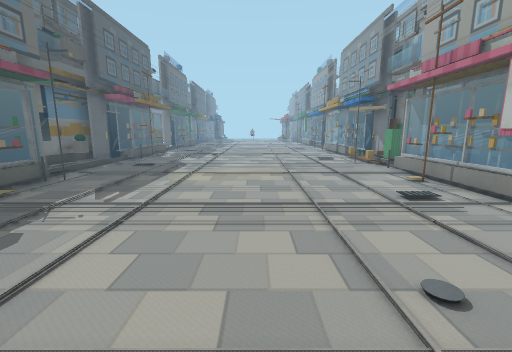
View 1 (above)

18 first-person views from a walk through a Unity game level. The camera is 1.4 m above the floor, tilts 10° down and sees 90° across. Doors are open. The floor is counted in squares, 1 m on a side. Each view is taken from the middle of a square. On the plan, view 1 faces up. The plan holds only what a view shows up to about 13 squares ahead; the rest is blank. The place goes on beyond the plan. The player character is not drawn. Some surface patterns are stand-ins.

View 2
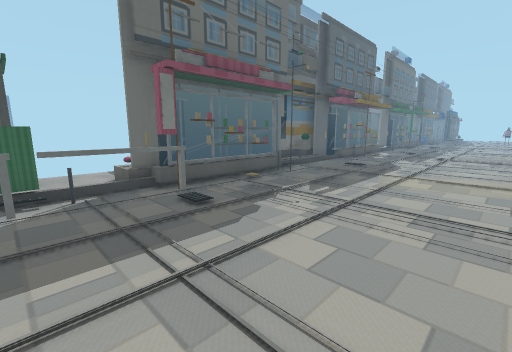

View 3
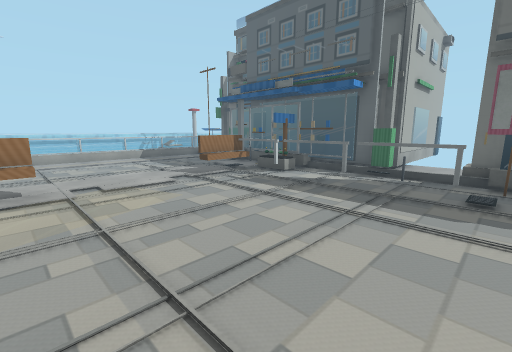

View 4
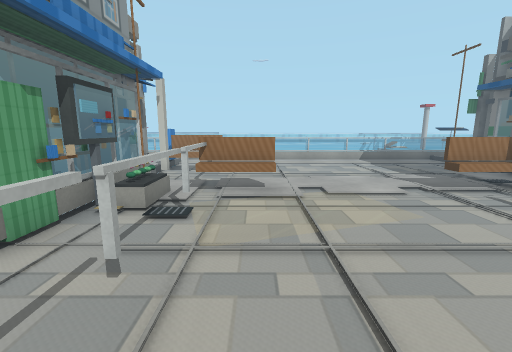

View 5
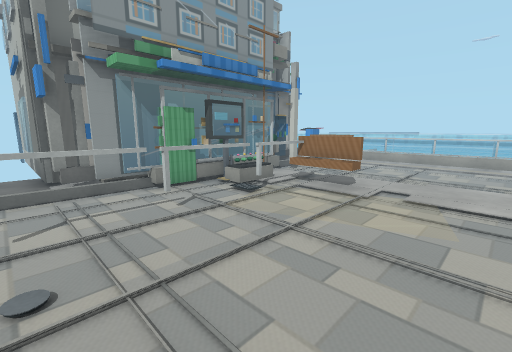

View 6
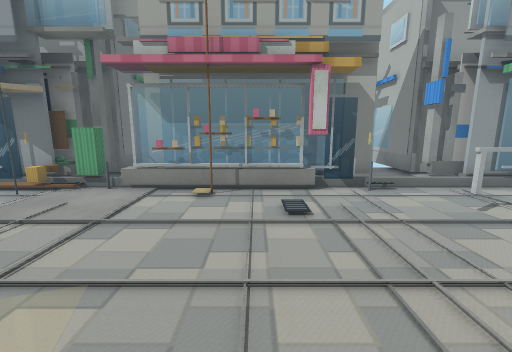

View 7
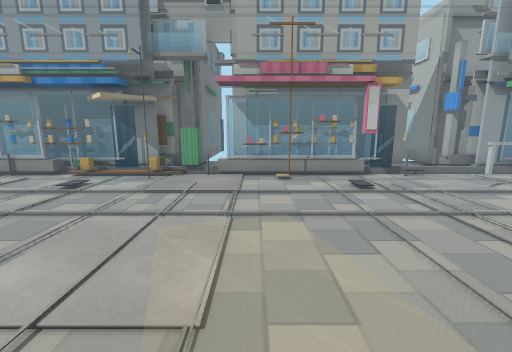

View 8
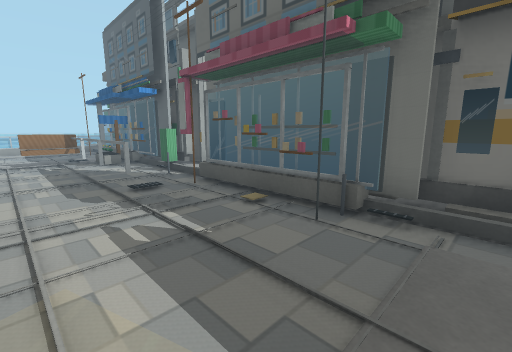

View 9
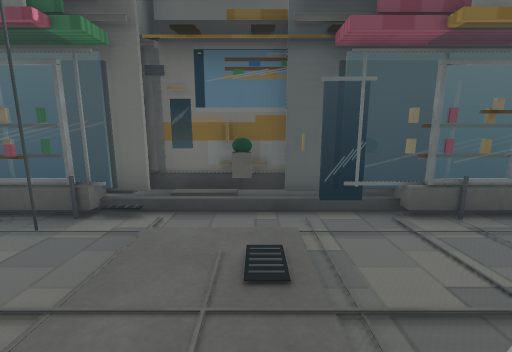

View 10
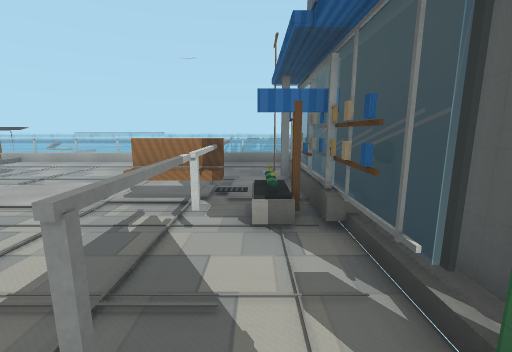

View 11
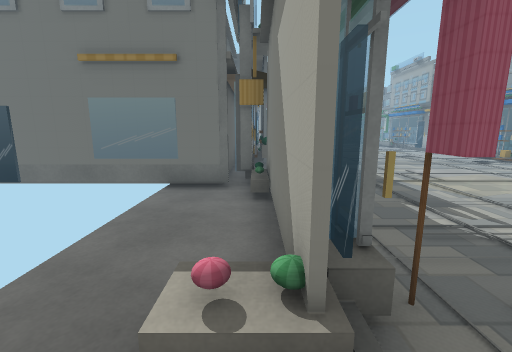

View 12
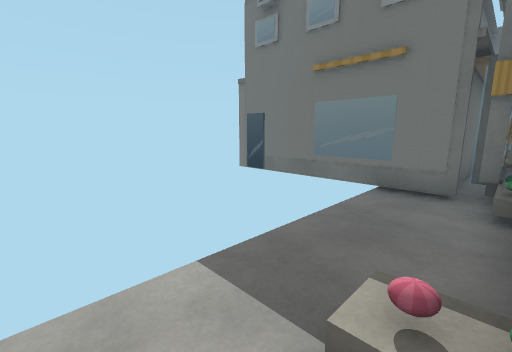

View 13
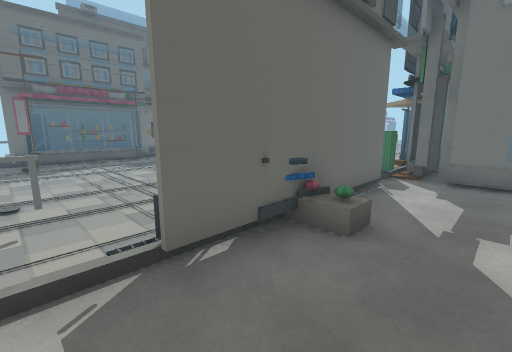

View 14
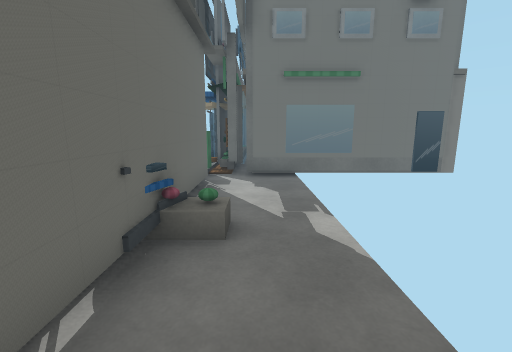

View 15
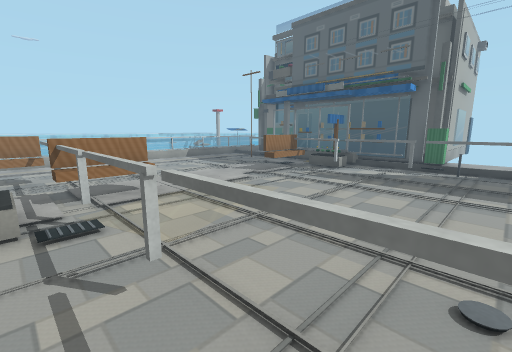

View 16
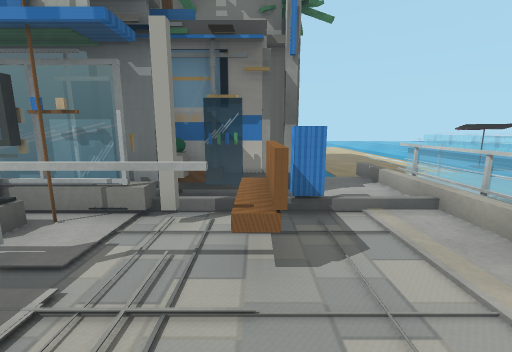

View 17
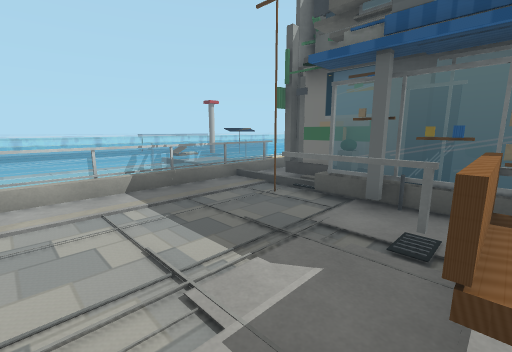

View 18
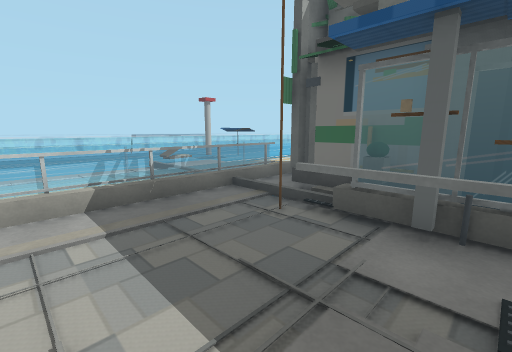

### Floor plan
Key: @ floor where view 1 was taken; # wall or solid block; x gap in a wall; . floor; / step, stairs or slope; = window, fence, low wall or low ledge; ~ liquid the walk can cross; ≈ liquid the walk keeps out of; T thing the floor can be seen under or through; O other object.
Columns run from 13 left of view 1 to 14 right of it. Each row starts with its distance up from view 1.
 13        O.........OO
 12      # OO.........OO
 11      ###.........OO##
 10      #O...........O##=#
  9      ##...........O...
  8    #=##/..........OO..
  7    #..#OO.........OO..
  6     ...O..........O...
  5     ...O..........OOO.
  4     ...O..........##..
  3     .. O..........O#..
  2     ..O..T......T.....
  1     ...O.T......T..##=#
  0 ####=##O.T...@..T.=#
 -1      ##=.T......T. #
 -2       #OO.........O#
 -3        Ox#......#OO
 -4        O.#O....O#.O
 -5        O.#......#.O
 -6       #O.#......#.OO
 -7       ##........OOO##
 -8       #O..........O##O
 -9     O##...............≈
-10     ///////////////////...
-11      ================  .....
-12     ....           .........
-13   ..~~~~~~~~~       ~~......
-14   ≈≈.........          O≈≈≈≈
-15    ≈.........         OOO≈≈≈
-16      O ≈≈≈≈≈≈          O≈≈≈≈

Positions as (right, up) in squares from view 1, and headings:
1: (0, 0), facing up
2: (0, 0), facing up-left
3: (2, 3), facing down-left
4: (2, 2), facing down
5: (-1, 2), facing down-right
6: (-1, 6), facing right
7: (-3, 8), facing right
8: (-2, 9), facing down-left
9: (-2, 10), facing left
10: (-5, 1), facing down
11: (-7, 1), facing up
12: (-7, 1), facing up-left
13: (8, 2), facing up-left
14: (7, 2), facing up
15: (4, 2), facing down-left
16: (1, -7), facing right
17: (-1, -4), facing down-left
18: (-2, -5), facing down-left
